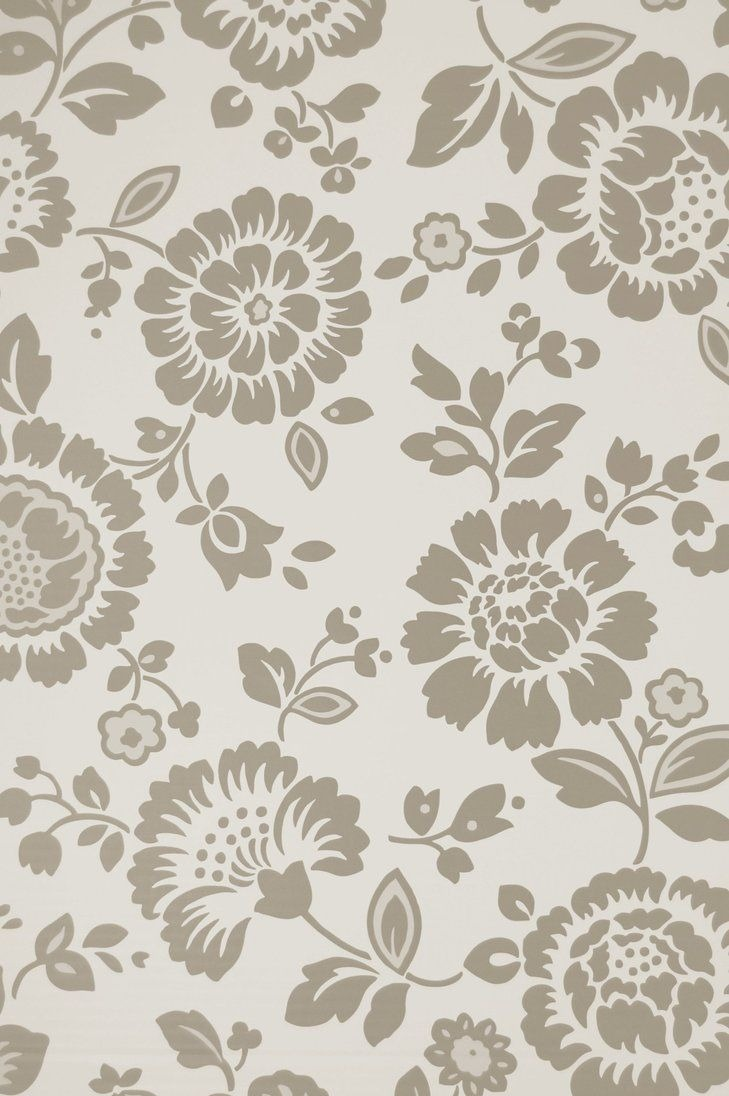
#> input picture backend/test2_iamges/WhatsApp Image 2026-05-24 at 11.19.27 PM (1).jpeg, 729 x 1096 px
$ python -i print_advisor.py   (imports and definitions only)
#> lines starting #> are read from the running program, lines starting #| are printed output that depends on the picture
import numpy as np
from PIL import Image
from sklearn.cluster import MiniBatchKMeans


# --------------- File Preparation Requirements ---------------

_FILE_PREP = {
    "screen": {
        "method": "Screen Printing",
        "color_mode": "Spot colors (indexed)",
        "file_format": "PSD/TIFF with separated layers per color",
        "resolution": "300 DPI at print size",
        "notes": "Each color needs a separate screen. Provide color separations as individual layers. "
                 "No gradients — all fills must be flat/solid. Specify Pantone references for each color.",
        "max_colors": 8,
    },
    "rotary": {
        "method": "Rotary Printing",
        "color_mode": "Spot colors (indexed)",
        "file_format": "TIFF/PSD with seamless repeat defined",
        "resolution": "300 DPI at print size",
        "notes": "Pattern must tile seamlessly in the print direction. Each color requires an engraved roller. "
                 "Provide exact repeat dimensions (width × height). Max 16 colors typical.",
        "max_colors": 16,
    },
    "digital": {
        "method": "Digital Printing",
        "color_mode": "CMYK or RGB (full color)",
        "file_format": "TIFF (preferred) or high-quality PNG",
        "resolution": "150–300 DPI at print size",
        "notes": "No color separation needed. Supports photorealistic imagery, gradients, and unlimited colors. "
                 "Ensure color profile is embedded (sRGB or Adobe RGB). Larger files = sharper output.",
        "max_colors": None,
    },
    "sublimation": {
        "method": "Sublimation Printing",
        "color_mode": "CMYK",
        "file_format": "TIFF or PNG, mirrored horizontally",
        "resolution": "200–300 DPI at print size",
        "notes": "Works ONLY on synthetic fabrics (polyester, nylon) or poly-coated substrates. "
                 "Colors appear slightly more vibrant after transfer. White areas = fabric color (no white ink). "
                 "Provide artwork mirrored for transfer.",
        "max_colors": None,
    },
    "block": {
        "method": "Block Printing",
        "color_mode": "Spot colors (1–4 max)",
        "file_format": "Vector (SVG/AI) or high-contrast TIFF",
        "resolution": "300+ DPI or vector",
        "notes": "Design should have bold, simple shapes — fine lines below 1 mm may not transfer. "
                 "Each color is a separate block carved by hand. Slight registration offsets are expected "
                 "and part of the artisanal character.",
        "max_colors": 4,
    },
    "discharge": {
        "method": "Discharge Printing",
        "color_mode": "Spot colors (indexed)",
        "file_format": "PSD/TIFF with separated layers",
        "resolution": "300 DPI at print size",
        "notes": "Best on dark-colored natural fabrics (cotton, linen). The discharge agent removes fabric dye "
                 "and can simultaneously apply new color. Not all dyes are dischargeable — test with fabric mill. "
                 "Provide halftone-ready artwork for tonal effects.",
        "max_colors": 6,
    },
}


def get_file_prep_requirements(method):
    """Return file preparation requirements for each print method.

    Parameters
    ----------
    method : str
        One of 'screen', 'rotary', 'digital', 'sublimation', 'block', 'discharge'.

    Returns
    -------
    dict or None
        File prep info dict, or None if the method key is unrecognised.
    """
    return _FILE_PREP.get(method.lower())


# --------------- Image Analysis Helpers ---------------

def _count_effective_colors(img_rgb, max_sample=100000):
    """Quantize the image and count effective distinct colors."""
    img_np = np.array(img_rgb)
    h, w, _ = img_np.shape
    pixels = img_np.reshape(-1, 3).astype(np.float32)

    # Sub-sample for speed
    if len(pixels) > max_sample:
        rng = np.random.RandomState(42)
        indices = rng.choice(len(pixels), max_sample, replace=False)
        pixels = pixels[indices]

    # Try increasing cluster counts until inertia flattens (elbow method)
    best_k = 2
    prev_inertia = None
    for k in range(2, 33):
        km = MiniBatchKMeans(n_clusters=k, random_state=42, n_init=3, max_iter=50)
        km.fit(pixels)
        inertia = km.inertia_
        if prev_inertia is not None:
            ratio = inertia / prev_inertia
            # When adding another cluster gives < 15 % improvement, stop
            if ratio > 0.85:
                best_k = k - 1
                break
        prev_inertia = inertia
        best_k = k

    return best_k


def _detect_gradients(img_rgb, sample_stride=2):
    """Measure gradient presence by computing local color variance between adjacent pixels.

    Returns (has_gradients: bool, gradient_score: float 0–1).
    """
    img_np = np.array(img_rgb).astype(np.float32)
    # Sub-sample for speed
    sub = img_np[::sample_stride, ::sample_stride]

    # Horizontal and vertical differences
    h_diff = np.abs(sub[:, 1:, :] - sub[:, :-1, :])
    v_diff = np.abs(sub[1:, :, :] - sub[:-1, :, :])

    # Mean per-channel difference
    mean_diff = (h_diff.mean() + v_diff.mean()) / 2.0

    # Standard deviation of differences — high std means some smooth + some sharp = gradient regions
    std_diff = (h_diff.std() + v_diff.std()) / 2.0

    # Normalise to 0-1 range (empirically tuned for 8-bit images)
    gradient_score = float(np.clip(mean_diff / 40.0, 0.0, 1.0))

    # If mean diff is moderate AND std is high, there are likely gradient areas
    has_gradients = gradient_score > 0.15 or std_diff > 20.0

    return has_gradients, round(gradient_score, 3)


def _measure_min_feature_size(img_rgb, threshold_size=500):
    """Estimate the smallest significant connected component in pixels.

    Uses a grayscale threshold + simple flood-fill approximation via labelling.
    Returns (min_feature_px, image_total_px).
    """
    try:
        from scipy import ndimage
    except ImportError:
        # Fallback when scipy is unavailable — return a rough estimate
        return 10, img_rgb.size[0] * img_rgb.size[1]

    gray = np.array(img_rgb.convert("L"))
    # Binary threshold (Otsu-like: use median)
    med = np.median(gray)
    binary = gray < med

    labelled, num_features = ndimage.label(binary)
    if num_features == 0:
        return gray.size, gray.size

    component_sizes = ndimage.sum(binary, labelled, range(1, num_features + 1))
    # Filter tiny noise components (< 4 px)
    significant = [s for s in component_sizes if s >= 4]
    if not significant:
        return gray.size, gray.size

    min_feature = int(min(significant))
    return min_feature, gray.size


def _classify_detail_level(color_count, has_gradients, gradient_score, min_feature_px, total_px):
    """Classify into low / medium / high / photorealistic."""
    feature_ratio = min_feature_px / max(total_px, 1)

    if has_gradients and gradient_score > 0.45 and color_count > 20:
        return "photorealistic"
    if color_count > 12 or (has_gradients and gradient_score > 0.3):
        return "high"
    if color_count > 5 or gradient_score > 0.15 or feature_ratio < 0.001:
        return "medium"
    return "low"


def _has_transparency(image_path):
    """Check if the image file has an alpha channel with actual transparency."""
    with Image.open(image_path) as img:
        if img.mode in ("RGBA", "LA", "PA"):
            alpha = np.array(img.getchannel("A"))
            return bool(np.any(alpha < 255))
        return False


# --------------- Scoring Engine ---------------

_SYNTHETIC_FABRICS = {"polyester", "nylon", "spandex", "lycra", "poly-blend", "synthetic"}
_DARK_FABRICS = {"black", "navy", "dark", "charcoal", "indigo"}


def _score_screen(color_count, has_gradients, detail_level, fabric_type, production_volume):
    score = 60
    reasoning = []

    # Color count is the primary driver
    if color_count <= 4:
        score += 25
        reasoning.append(f"Excellent — only {color_count} colors, ideal for screen separation")
    elif color_count <= 8:
        score += 15
        reasoning.append(f"{color_count} colors is within the practical screen limit")
    elif color_count <= 12:
        score -= 10
        reasoning.append(f"{color_count} colors is at the upper limit — costs increase per screen")
    else:
        score -= 35
        reasoning.append(f"Too many colors ({color_count}) — each needs a separate screen")

    if has_gradients:
        score -= 20
        reasoning.append("Gradients require halftone simulation, reducing quality")

    if detail_level in ("high", "photorealistic"):
        score -= 15
        reasoning.append("High detail is hard to reproduce with flat screen inks")

    if production_volume and production_volume >= 500:
        score += 10
        reasoning.append(f"Volume of {production_volume} yds makes screen setup cost-effective")
    elif production_volume and production_volume < 100:
        score -= 15
        reasoning.append("Low volume — screen setup cost will be amortized over too few yards")

    return max(0, min(100, score)), "; ".join(reasoning)


def _score_rotary(color_count, has_gradients, detail_level, fabric_type, production_volume):
    score = 55
    reasoning = []

    if color_count <= 8:
        score += 15
        reasoning.append(f"{color_count} colors fits well within rotary engraving limits")
    elif color_count <= 16:
        score += 5
        reasoning.append(f"{color_count} colors is feasible but adds roller cost")
    else:
        score -= 25
        reasoning.append(f"Too many colors ({color_count}) for rotary — each needs an engraved roller")

    if has_gradients:
        score -= 10
        reasoning.append("Gradients are partially reproducible via engraving line density")

    if production_volume and production_volume >= 1000:
        score += 20
        reasoning.append(f"High volume ({production_volume} yds) is where rotary excels — lowest per-yard cost")
    elif production_volume and production_volume >= 500:
        score += 5
        reasoning.append("Moderate volume can justify roller engraving cost")
    elif production_volume and production_volume < 200:
        score -= 20
        reasoning.append("Low volume makes roller engraving cost-prohibitive")

    return max(0, min(100, score)), "; ".join(reasoning)


def _score_digital(color_count, has_gradients, detail_level, fabric_type, production_volume):
    score = 65
    reasoning = []

    if color_count > 12:
        score += 20
        reasoning.append(f"Unlimited color capability handles {color_count}+ colors effortlessly")
    elif color_count > 6:
        score += 10
        reasoning.append(f"Handles {color_count} colors with no extra cost per color")
    else:
        score += 0
        reasoning.append(f"Only {color_count} colors — digital works but simpler methods may be cheaper")

    if has_gradients:
        score += 15
        reasoning.append("Excellent gradient reproduction — no halftoning needed")

    if detail_level == "photorealistic":
        score += 15
        reasoning.append("Best method for photorealistic imagery")
    elif detail_level == "high":
        score += 10
        reasoning.append("High detail prints crisply with digital inkjet")

    if production_volume and production_volume > 2000:
        score -= 15
        reasoning.append(f"Per-yard cost at {production_volume} yds is significantly higher than rotary/screen")
    elif production_volume and production_volume <= 100:
        score += 10
        reasoning.append("No minimum order — perfect for sampling and short runs")

    return max(0, min(100, score)), "; ".join(reasoning)


def _score_sublimation(color_count, has_gradients, detail_level, fabric_type, production_volume):
    score = 50
    reasoning = []

    fabric_lower = (fabric_type or "").lower()
    is_synthetic = any(f in fabric_lower for f in _SYNTHETIC_FABRICS) if fabric_lower else False

    if is_synthetic:
        score += 25
        reasoning.append(f"'{fabric_type}' is synthetic — sublimation bonds perfectly")
    elif fabric_lower and not is_synthetic:
        score -= 30
        reasoning.append(f"'{fabric_type}' is likely natural fiber — sublimation requires polyester/synthetic")
    else:
        reasoning.append("Fabric type unknown — sublimation requires synthetic fabrics (polyester/nylon)")

    if has_gradients or detail_level in ("high", "photorealistic"):
        score += 10
        reasoning.append("Great for gradients and vibrant, all-over prints")

    if color_count > 8:
        score += 5
        reasoning.append(f"Handles {color_count} colors with full CMYK process")

    if production_volume and production_volume >= 50:
        score += 5
        reasoning.append("Minimum order of ~50 yards is met")
    elif production_volume and production_volume < 50:
        score -= 5
        reasoning.append("Below typical 50-yard minimum for sublimation")

    return max(0, min(100, score)), "; ".join(reasoning)


def _score_block(color_count, has_gradients, detail_level, fabric_type, production_volume):
    score = 40
    reasoning = []

    if color_count <= 2:
        score += 30
        reasoning.append(f"Only {color_count} color(s) — ideal for hand-carved blocks")
    elif color_count <= 4:
        score += 15
        reasoning.append(f"{color_count} colors is within practical block printing range")
    else:
        score -= 25
        reasoning.append(f"{color_count} colors is too many — block printing works best with ≤4 colors")

    if has_gradients:
        score -= 25
        reasoning.append("Gradients cannot be reproduced with block printing")

    if detail_level in ("high", "photorealistic"):
        score -= 20
        reasoning.append("Fine details are lost in the hand-printing process")
    elif detail_level == "low":
        score += 10
        reasoning.append("Simple, bold design is perfect for block printing's artisanal aesthetic")

    if production_volume and production_volume <= 50:
        score += 10
        reasoning.append("Small batch is where block printing's handmade value shines")
    elif production_volume and production_volume > 200:
        score -= 15
        reasoning.append(f"Volume of {production_volume} yds is too high — block printing is slow and manual")

    return max(0, min(100, score)), "; ".join(reasoning)


def _score_discharge(color_count, has_gradients, detail_level, fabric_type, production_volume):
    score = 45
    reasoning = []

    fabric_lower = (fabric_type or "").lower()
    is_dark = any(f in fabric_lower for f in _DARK_FABRICS) if fabric_lower else False

    if is_dark:
        score += 20
        reasoning.append(f"Dark fabric '{fabric_type}' is ideal for discharge — removes dye for soft hand-feel")
    elif fabric_lower:
        reasoning.append(f"Discharge works best on dark fabrics — '{fabric_type}' may not be ideal")
    else:
        reasoning.append("Fabric color unknown — discharge printing is best on dark-dyed natural fabrics")

    if color_count <= 4:
        score += 15
        reasoning.append(f"{color_count} colors works well with discharge + pigment overprint")
    elif color_count <= 8:
        score += 5
        reasoning.append(f"{color_count} colors is feasible with discharge")
    else:
        score -= 15
        reasoning.append(f"Too many colors ({color_count}) for discharge process")

    if has_gradients:
        score -= 10
        reasoning.append("Gradients require halftone techniques with discharge")

    if production_volume and production_volume >= 200:
        score += 10
        reasoning.append(f"Volume of {production_volume} yds justifies discharge setup")
    elif production_volume and production_volume < 50:
        score -= 10
        reasoning.append("Low volume may not justify discharge setup and testing")

    return max(0, min(100, score)), "; ".join(reasoning)


# --------------- Main Analysis Function ---------------

_METHOD_COST = {
    "screen":      {"cost_estimate": "$2–5 / yard",  "min_order": "500 yards"},
    "rotary":      {"cost_estimate": "$1.5–4 / yard", "min_order": "1,000 yards"},
    "digital":     {"cost_estimate": "$8–20 / yard",  "min_order": "No minimum"},
    "sublimation": {"cost_estimate": "$5–12 / yard",  "min_order": "50 yards"},
    "block":       {"cost_estimate": "$15–40 / yard", "min_order": "10 yards"},
    "discharge":   {"cost_estimate": "$3–8 / yard",   "min_order": "200 yards"},
}


def analyze_pattern_for_printing(image_path, fabric_type=None, production_volume=None):
    """Analyze a pattern image and recommend print methods.

    Parameters
    ----------
    image_path : str
        Absolute path to the pattern image file.
    fabric_type : str or None
        Optional fabric type (e.g. 'cotton', 'polyester', 'silk', 'black cotton').
    production_volume : int or None
        Optional expected production in yards.

    Returns
    -------
    dict
        Keys: color_count, has_gradients, gradient_score, min_feature_size,
        detail_level, has_transparency,
        recommendations (list of dicts sorted by score descending, each with:
            method, method_key, score, reasoning, cost_estimate, min_order, file_prep).
    """
    with Image.open(image_path) as img:
#> img is the input picture: PIL image 729x1096 RGB; mean R, G, B 200.5, 194.8, 183.2
        img_rgb = img.convert("RGB")

    # --- Image analysis ---
    color_count = _count_effective_colors(img_rgb)
#> color_count = 8
    has_gradients, gradient_score = _detect_gradients(img_rgb)
#> in _detect_gradients, `h_diff = np.abs(sub[:, 1:, :] - sub[:, :-1, :])`:
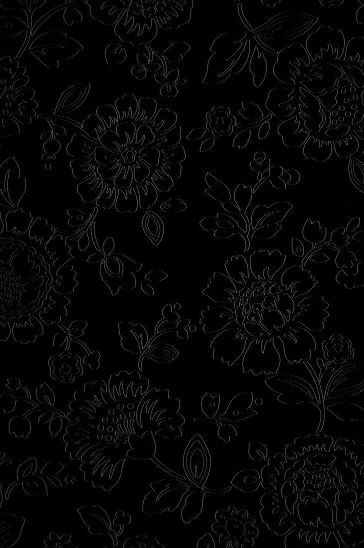
#> h_diff: shape (548, 364, 3) float32; mean R, G, B 6.3, 6.4, 6.7
#> in _detect_gradients, `v_diff = np.abs(sub[1:, :, :] - sub[:-1, :, :])`:
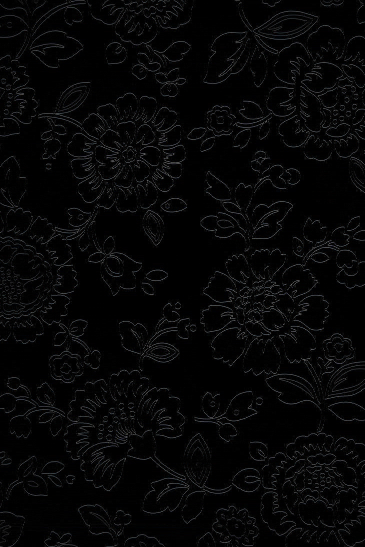
#> v_diff: shape (547, 365, 3) float32; mean R, G, B 6.4, 6.5, 6.9
#> in _detect_gradients, `mean_diff = (h_diff.mean() + v_diff.mean()) / 2.0`: mean_diff = 6.52
#> in _detect_gradients, `std_diff = (h_diff.std() + v_diff.std()) / 2.0`: std_diff = 13.37
#> (the rest of the program and of its run is left out)
